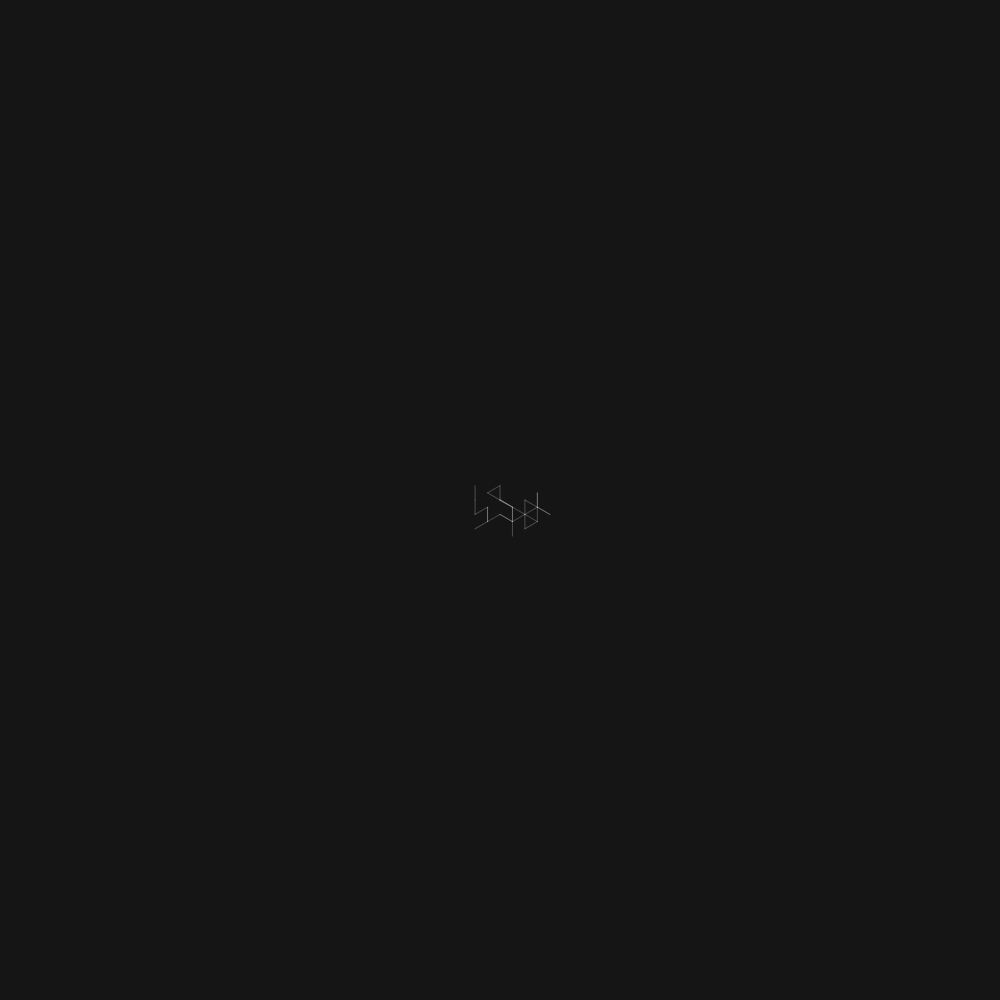
Frame 1 (no input)
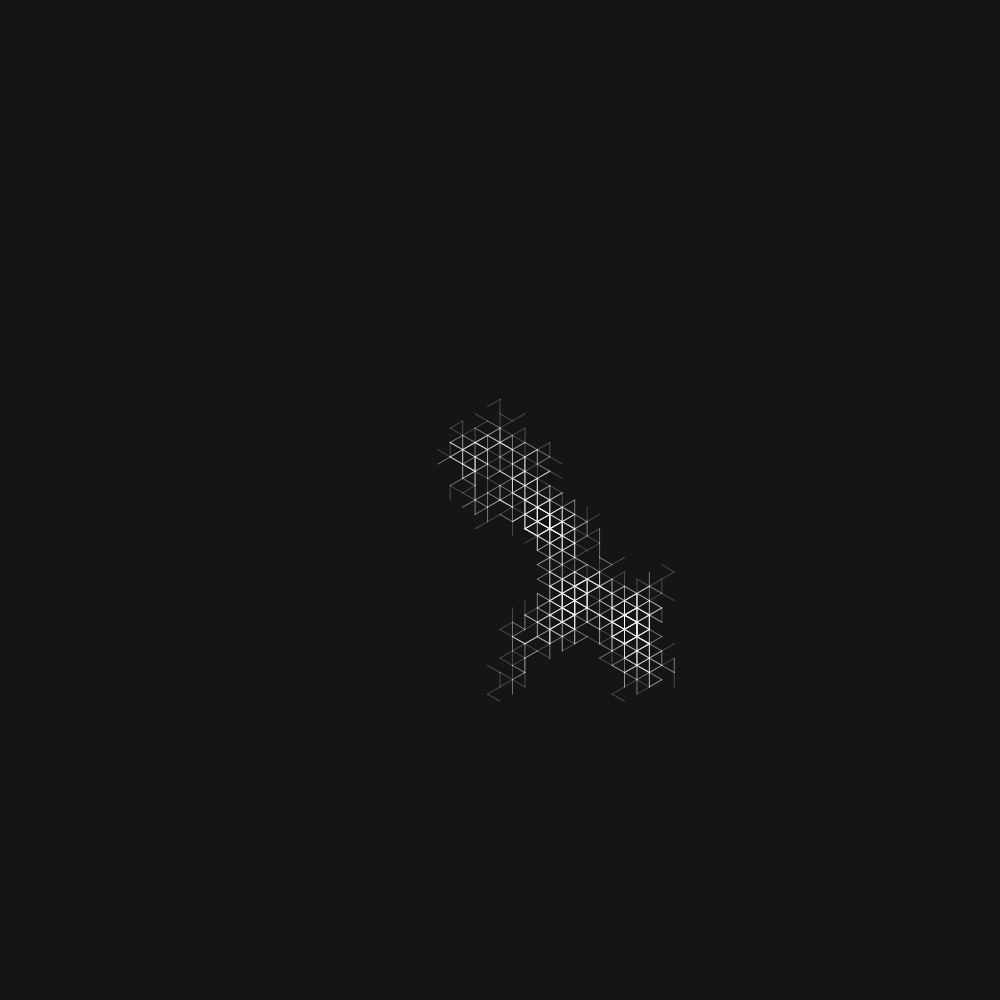
Frame 60 (no input)
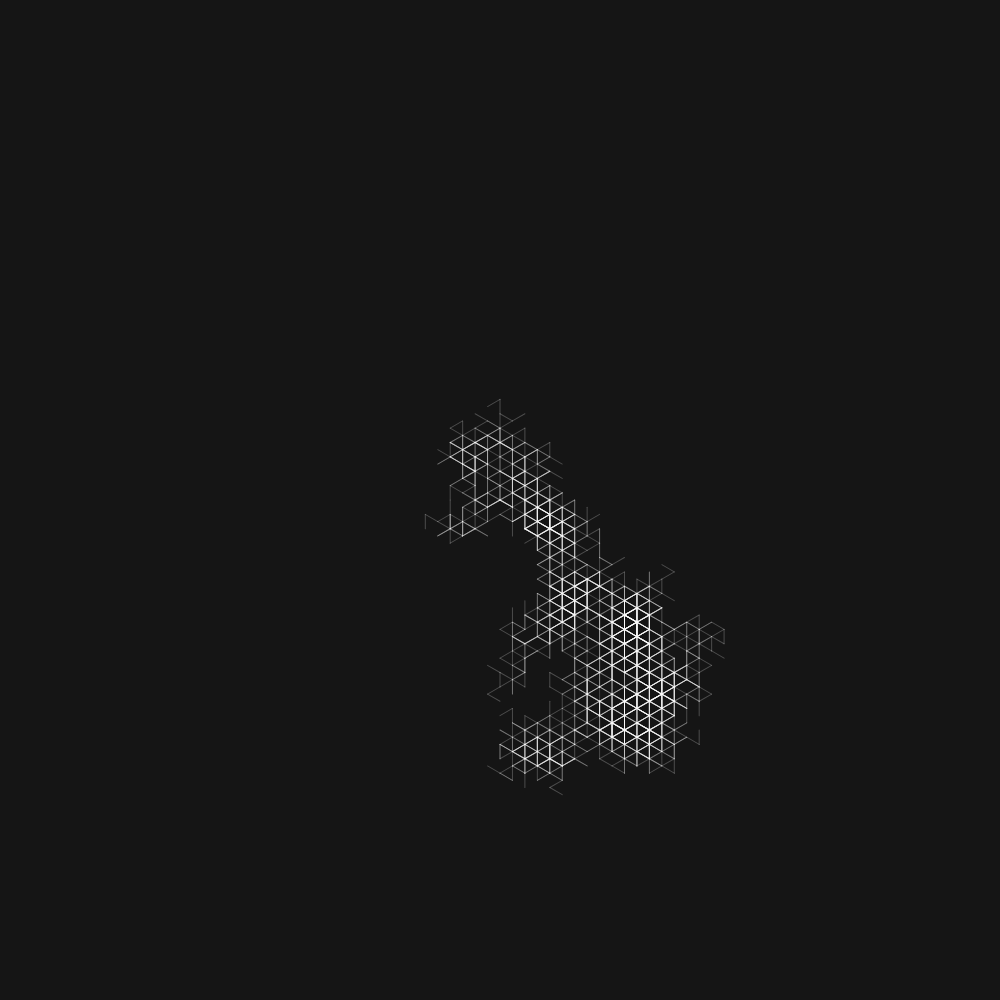
Frame 120 (the mouse pressed at the canvas centre since frame 60)

The p5.js sketch that drew these frames (run headless with seeded random() and noise() and a simulated clock; from frame 60 on, the mouse is pressed at the canvas centre):

// p5.js sketch
// ── sketch.js
const DEFAULT_HASH = '0x175adf5fc058830a6319b8238ecc911db6e1b8dd40965629b5f0c5bee655598c'

function windowResized() {
  canvasSize = windowWidth < windowHeight ? windowWidth : windowHeight

  resizeCanvas(canvasSize, canvasSize);
}


let ds;

function setup() {
  canvasSize = windowWidth < windowHeight ? windowWidth : windowHeight

  createCanvas(canvasSize, canvasSize);

  const params = getURLParams();

  hash = params.hash || DEFAULT_HASH;
  console.log(hash);

  // Parameters that the user can modify
  let startLength = 460.0;
  let theta = TWO_PI / 6; // 6, 10 
  let generations = 5; // Number of generations 1-6
  let rules = {
    W: "YF++ZF----XF[-YF----WF]++",
    X: "+YF--ZF[---WF--XF]+",
    Y: "-WF++XF[+++YF++ZF]-",
    Z: "--YF++++WF[+ZF++++XF]--XF"
  };

  let newRules = randomizeRules(rules);
  console.log(newRules);
  let repeats = 1; // Control for repeats in render()
  let bgColor = (0, 22, 21); // Background color
  let strokeColor = [255, 60]; // Stroke color

  ds = new PenroseLSystem(startLength, theta, generations, newRules, repeats, bgColor, strokeColor);
  ds.simulate(generations);
}

function draw() {
  background(ds.bgColor);
  ds.render();
}

function randomizeRules(rules) {
  let symbols = ['F', '+', '-', 'X', 'Y', 'Z', 'W']; // Removed brackets from the list
  let modifiedRules = {};

  for (let key in rules) {
    let rule = rules[key];
    let newRule = '';

    for (let i = 0; i < rule.length; i++) {
      let currentChar = rule[i];
      
      // Check if the current character is a bracket
      if (currentChar === '[' || currentChar === ']') {
        newRule += currentChar; // Keep the bracket unchanged
      } else {
        // Randomly decide whether to modify this character
        if (random() < 0.1) { // 10% chance to modify the character
          newRule += random(symbols); // Replace with a random symbol
        } else {
          newRule += currentChar;
        }
      }
    }

    modifiedRules[key] = newRule;
  }

  return modifiedRules;
}


function PenroseLSystem(startLength, theta, generations, rules, repeats, bgColor, strokeColor) {
    this.steps = 0;
    this.axiom = "[X]++[X]++[X]++[X]++[X]";
    this.ruleW = rules.W;
    this.ruleX = rules.X;
    this.ruleY = rules.Y;
    this.ruleZ = rules.Z;
    this.startLength = startLength;
    this.theta = theta;
    this.generations = generations;
    this.repeats = repeats;
    this.bgColor = bgColor;
    this.strokeColor = strokeColor;
    this.reset();
}

PenroseLSystem.prototype.simulate = function (gen) {
  while (this.getAge() < gen) {
    this.iterate(this.production);
  }
}

PenroseLSystem.prototype.reset = function () {
    this.production = this.axiom;
    this.drawLength = this.startLength;
    this.generations = 0;
  }

PenroseLSystem.prototype.getAge = function () {
    return this.generations;
  }

//apply substitution rules to create new iteration of production string
PenroseLSystem.prototype.iterate = function() {
    let newProduction = "";

    for(let i=0; i < this.production.length; ++i) {
      let step = this.production.charAt(i);
      //if current character is 'W', replace current character
      //by corresponding rule
      if (step == 'W') {
        newProduction = newProduction + this.ruleW;
      }
      else if (step == 'X') {
        newProduction = newProduction + this.ruleX;
      }
      else if (step == 'Y') {
        newProduction = newProduction + this.ruleY;
      }
      else if (step == 'Z') {
        newProduction = newProduction + this.ruleZ;
      }
      else {
        //drop all 'F' characters, don't touch other
        //characters (i.e. '+', '-', '[', ']'
        if (step != 'F') {
          newProduction = newProduction + step;
        }
      }
    }

    this.drawLength = this.drawLength * 0.5;
    this.generations++;
    this.production = newProduction;
}

//convert production string to a turtle graphic
PenroseLSystem.prototype.render = function () {
    translate(width / 2, height / 2);
    this.steps += 200;
    if(this.steps > this.production.length) {
      this.steps = this.production.length;
    }

    for(let i = 0; i < this.steps; ++i) {
      let step = this.production.charAt(i);
      if( step == 'F') {
        stroke(this.strokeColor[0], this.strokeColor[1]);
        for(let j = 0; j < this.repeats; j++) {
          line(0, 0, 0, -this.drawLength);
          noFill();
          translate(0, -this.drawLength);
        }
        this.repeats = 1;
      }
      else if (step == '+') {
        rotate(this.theta);
      }
      else if (step == '-') {
        rotate(-this.theta);
      }
      else if (step == '[') {
        push();
      }
      else if (step == ']') {
        pop();
      }
    }
  }
